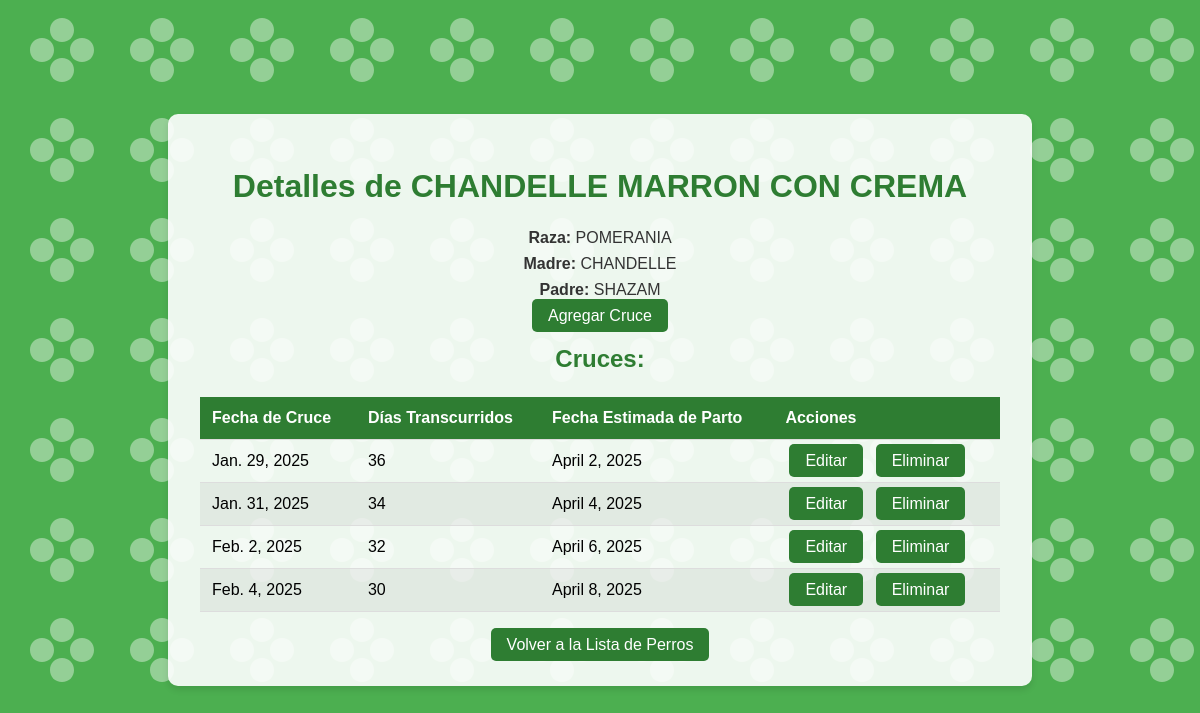
/detalle_perro/17/, run on the app's committed database.
### perros/models.py (models this page shows, shortened)
class Perro(models.Model):
    nombre = models.CharField(max_length=100)
    raza = models.CharField(max_length=100)
    madre = models.CharField(max_length=100)
    padre = models.CharField(max_length=100)

class Cruce(models.Model):
    perro = models.ForeignKey(Perro, on_delete=models.CASCADE, related_name="cruces")
    fecha_insem = models.DateField()
    fecha_actual = models.DateField(auto_now=True)
    dias_transcurridos = models.PositiveIntegerField(blank=True, null=True)
    fecha_parto_estimada = models.DateField(blank=True, null=True)
    def save(self, *args, **kwargs):
        self.dias_transcurridos = (date.today() - self.fecha_insem).days
        self.fecha_parto_estimada = self.fecha_insem + timedelta(days=63)
        super().save(*args, **kwargs)

### perros/views.py (the view)
# urls.py: path("detalle_perro/<int:perro_id>/", views.detalle_perro, name="detalle_perro"),
def detalle_perro(request, perro_id):
    perro = get_object_or_404(Perro, id=perro_id)
    cruces = perro.cruces.all()
    for cruce in cruces:
        cruce.dias_transcurridos = (date.today() - cruce.fecha_insem).days
        cruce.fecha_parto_estimada = cruce.fecha_insem + timedelta(days=63)
        cruce.save()
    return render(request, "perros/detalle_perro.html", {"perro": perro, "cruces": cruces})

### perros/templates/perros/detalle_perro.html (shortened to what this page needs)
<!DOCTYPE html>
<html lang="es">
<head>
</head>
<body>
    <div class="container">
        <h1>Detalles de {{ perro.nombre }}</h1>
        <p><strong>Raza:</strong> {{ perro.raza }}</p>
        <p><strong>Madre:</strong> {{ perro.madre }}</p>
        <p><strong>Padre:</strong> {{ perro.padre }}</p>
        <a href="{% url 'agregar_cruce' perro.id %}">Agregar Cruce</a>
        <h2>Cruces:</h2>
        <table>
            <thead>
                <tr>
                    <th>Fecha de Cruce</th>
                    <th>Días Transcurridos</th>
                    <th>Fecha Estimada de Parto</th>
                    <th>Acciones</th>
                </tr>
            </thead>
            <tbody>
                {% for cruce in cruces %}
                <tr>
                    <td>{{ cruce.fecha_insem }}</td>
                    <td>
                        {% if cruce.dias_transcurridos is not None %}
                            {{ cruce.dias_transcurridos }}
                        {% else %}
                            No disponible
                        {% endif %}
                    </td>
                    <td>
                        {% if cruce.fecha_parto_estimada %}
                            {{ cruce.fecha_parto_estimada }}
                        {% else %}
                            No disponible
                        {% endif %}
                    </td>
                    <td>
                        <a href="{% url 'editar_cruce' cruce.id %}">Editar</a>
                        <a href="{% url 'eliminar_cruce' cruce.id %}">Eliminar</a>
                    </td>
                </tr>
                {% endfor %}
            </tbody>
        </table>
        <a href="{% url 'lista_perros' %}" class="back-link">Volver a la Lista de Perros</a>
    </div>
</body>
</html>

### perros/templates/perros/detalle_perro.html (style rules this page uses)
body { font-family: Arial, sans-serif; background-color: #4CAF50; margin: 0; padding: 0; display: flex; justify-content: center; align-items: center; min-height: 100vh; }
.container { background-color: rgba(255, 255, 255, 0.9); padding: 2rem; border-radius: 10px; box-shadow: 0 4px 6px rgba(0, 0, 0, 0.1); text-align: center; max-width: 800px; width: 100%; }
h1, h2 { color: #2E7D32; margin-bottom: 1.5rem; }
p { font-size: 1rem; margin: 0.5rem 0; color: #333; }
table { width: 100%; border-collapse: collapse; margin-bottom: 1.5rem; }
th, td { padding: 0.75rem; text-align: left; border-bottom: 1px solid #ddd; }
th { background-color: #2E7D32; color: white; font-weight: bold; }
tr:nth-child(even) { background-color: rgba(0, 0, 0, 0.05); }
a { background-color: #2E7D32; color: white; padding: 0.5rem 1rem; text-decoration: none; border-radius: 5px; transition: all 0.3s ease; margin: 0.25rem; }

### data on the page
Perro: nombre "CHANDELLE MARRON CON CREMA", raza "POMERANIA", madre "CHANDELLE", padre "SHAZAM"
Cruce: fecha_insem "Jan. 29, 2025", dias_transcurridos "36", fecha_parto_estimada "April 2, 2025"
Cruce: fecha_insem "Jan. 31, 2025", dias_transcurridos "34", fecha_parto_estimada "April 4, 2025"
Cruce: fecha_insem "Feb. 2, 2025", dias_transcurridos "32", fecha_parto_estimada "April 6, 2025"
Cruce: fecha_insem "Feb. 4, 2025", dias_transcurridos "30", fecha_parto_estimada "April 8, 2025"
